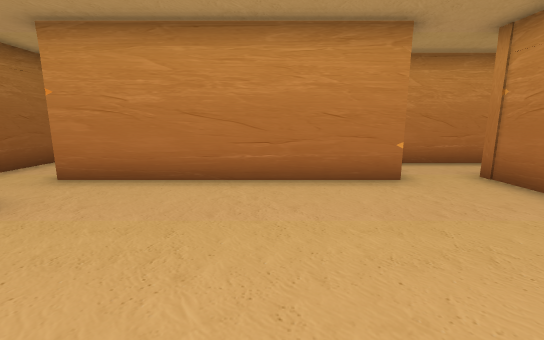
view 1 (above)

24 first-person views from a walk through a 3-D level made in the Unity game engine. The camera is 1.2 m above the floor, tilts 10° down and sees 90° across. The floor is counted in squares, 1 m on a side. Each view is taken from the middle of a square. On the plan, view 1 faces up. The plan holds only what a view shows up to about 13 squares ahead; the rest is blank. The player is left out.

view 2
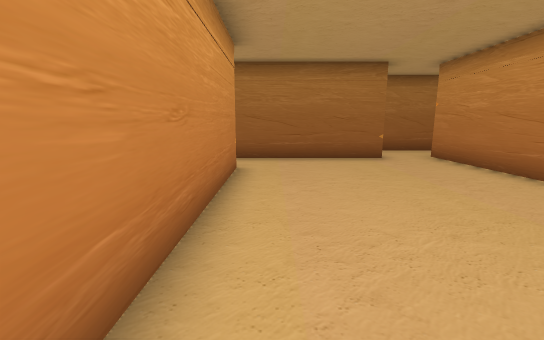

view 3
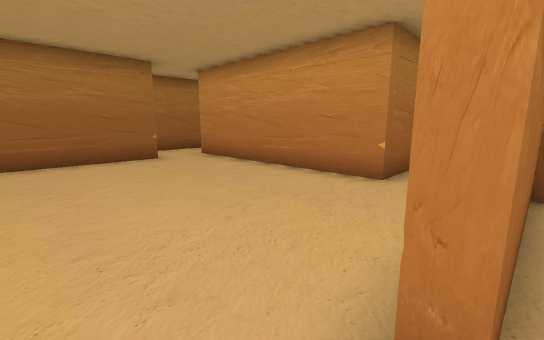

view 4
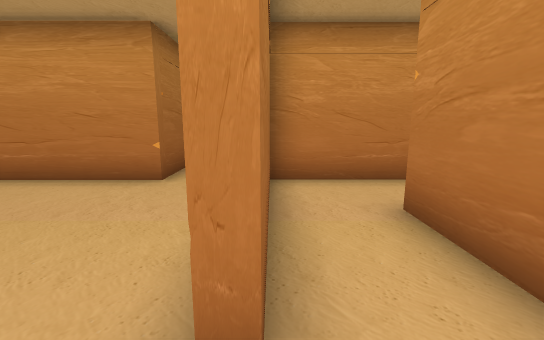

view 5
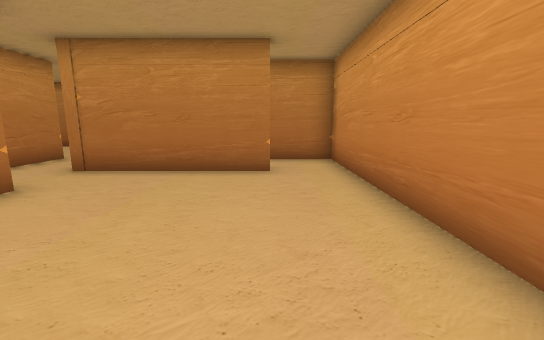

view 6
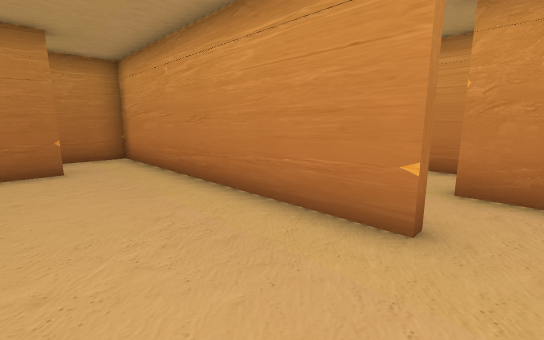

view 7
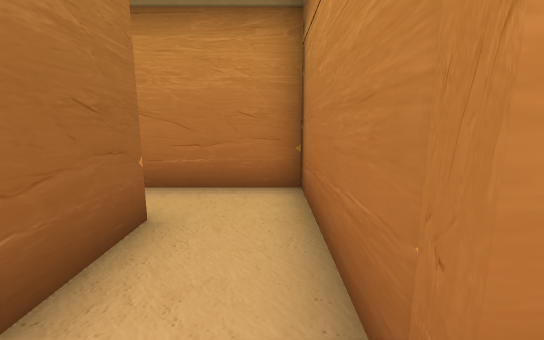

view 8
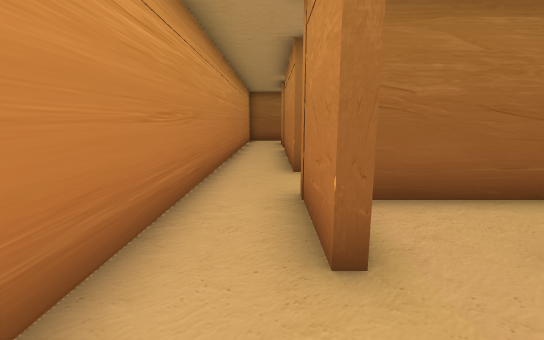

view 9
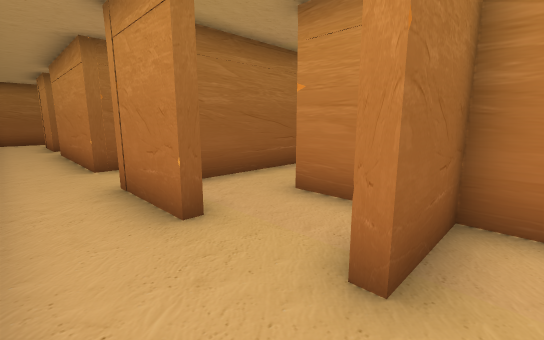

view 10
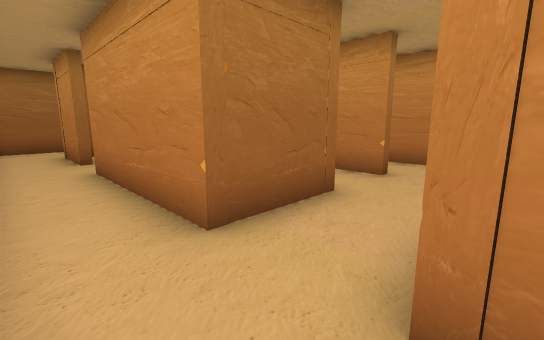

view 11
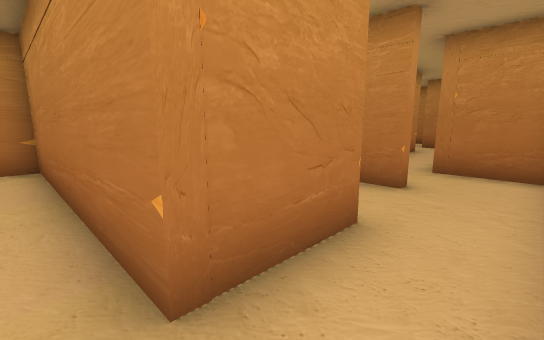

view 12
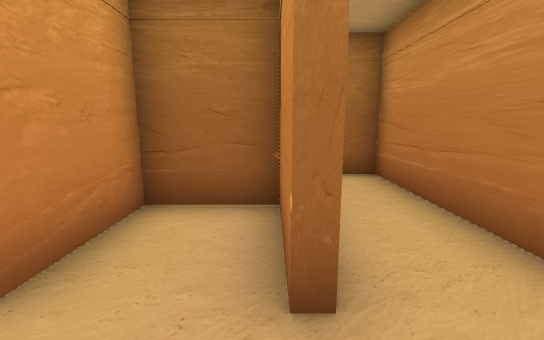

view 13
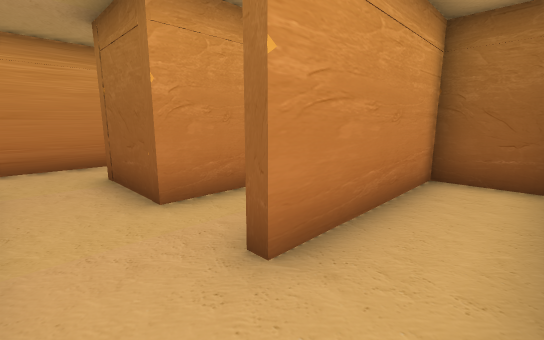

view 14
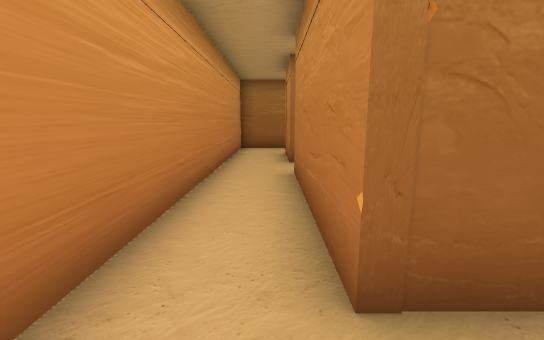

view 15
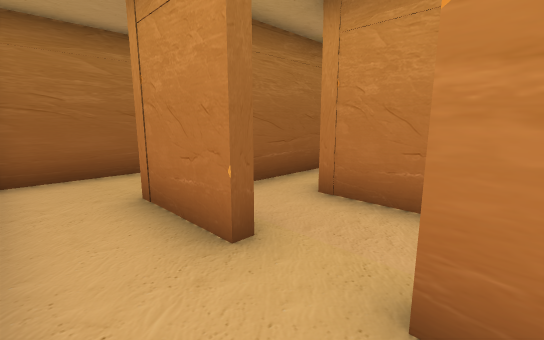

view 16
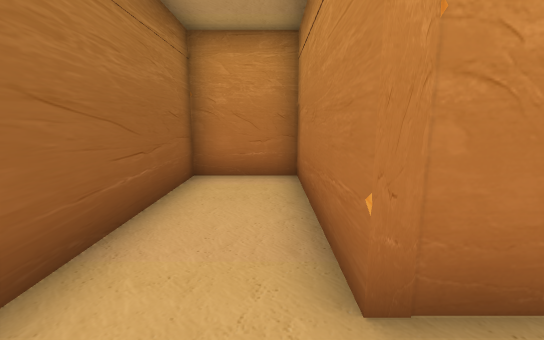

view 17
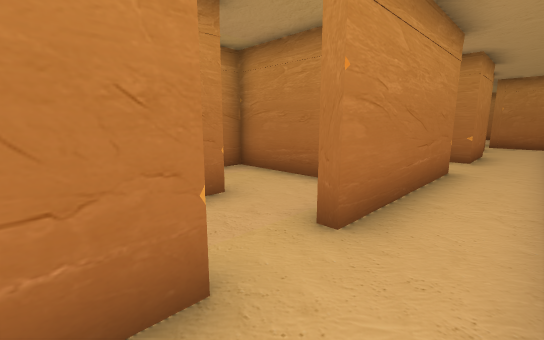

view 18
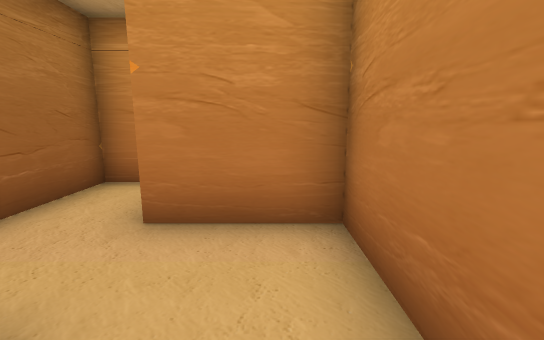

view 19
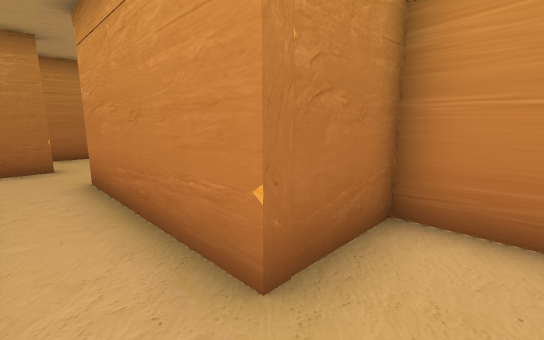

view 20
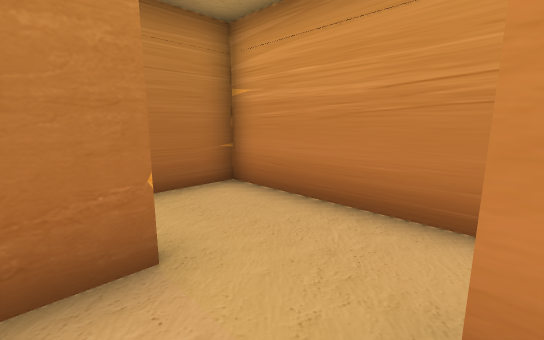

view 21
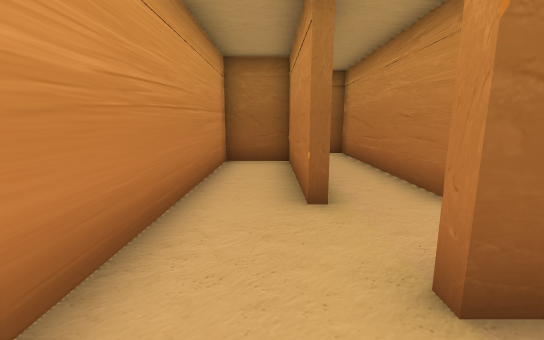

view 22
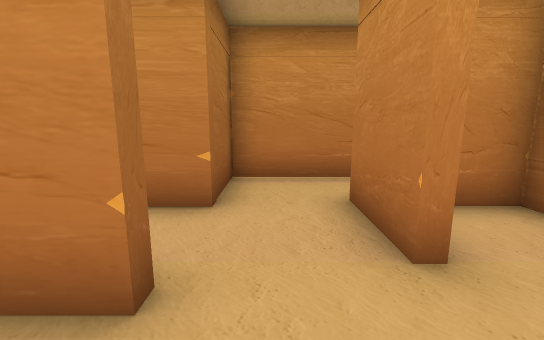

view 23
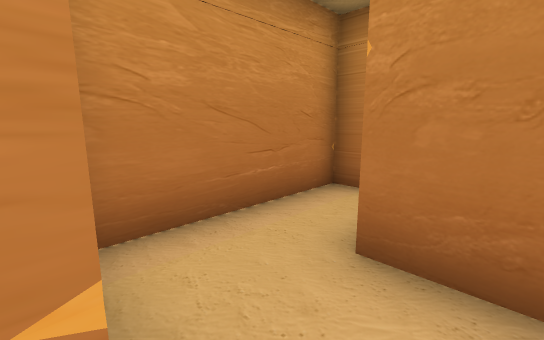

view 24
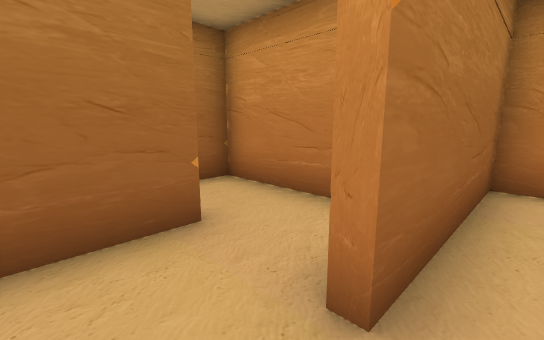

### Floor plan
Points are (right, up) in squares from view 1. A wall is a line through its corners. A room is listed if a view was taken in it or the views show most of it. See-through windows are left out.
Room 1 (views 1, 5, 6)
walls: (-4.1, 3.8) (-4.1, -0.4); (-2.2, -0.9) (4.5, -0.9); (2.7, 7.2) (2.7, 5.6) (-4.5, 5.6); (4.7, 1) (4.7, 6)
ways out: opening at (5, 0.5) to room 2; opening at (-4, 5) to room 3; opening at (-3, -1) to room 5; opening at (4, 6)
Room 2 (views 2, 3, 4)
walls: (4.5, -0.9) (6.8, -0.9) (6.8, 3.8); (5, 3.4) (5, 1)
ways out: opening at (5, 0.5) to room 1; opening at (6, 2.5) to room 15
Room 3 (view 7)
walls: (-6.6, 8.2) (-6.6, 4.6); (-4.5, 5.6) (-4.5, 9.9) (-7.4, 9.9)
ways out: opening at (-4, 5) to room 1; opening at (-7, 9)
Room 4 (views 8, 9)
walls: (2.3, -5.5) (2.3, -3.2)
ways out: opening at (0, -4.5) to room 5; opening at (1, -3) to room 10
Room 5 (view 10)
walls: (-3.1, -3.2) (-2, -3.2) (-2, -3.5) (-4.5, -3.5); (-0.9, -1.2) (-2.3, -1.2); (0.1, -3.4) (0.1, -2.4); (-4.1, -0.4) (-4.1, -3.6); (-4.5, -5.4) (-1, -5.4)
ways out: opening at (-3, -1) to room 1; opening at (0, -4.5) to room 4; opening at (-3.5, -4.5) to room 6
Room 6 (views 11, 12, 14, 15)
walls: (-4.5, -3.5) (-4.5, 1.4); (-6.6, 1.4) (-6.6, 1) (-8.9, 1) (-8.9, -0.9) (-6.6, -0.9) (-6.6, -3.5) (-11.5, -3.5); (-13.6, -5.4) (-4.5, -5.4)
ways out: opening at (-3.5, -4.5) to room 5; opening at (-5.5, 1) to room 7; opening at (-14.5, -4.5) to room 8; opening at (-12.5, -3) to room 9
Room 7 (view 13)
walls: (-4.5, 1.4) (-4.5, 3.4) (-11.2, 3.4) (-11.2, 1.4) (-6.6, 1.4)
ways out: opening at (-5.5, 1) to room 6
Room 8 (views 16, 17)
walls: (-13, -3.5) (-15.4, -3.5) (-15.4, 1) (-17.8, 1) (-17.8, -5.4) (-13.6, -5.4)
ways out: opening at (-14.5, -4.5) to room 6
Room 9 (view 18)
walls: (-11.3, -1.2) (-13.8, -1.2); (-9.1, -1.6) (-9.1, -0.4); (-15.1, 1) (-15.1, -2.9)
ways out: opening at (-12.5, -3) to room 6; opening at (-10.5, -1)
Room 10 (views 19, 20, 23)
walls: (2.3, -3.2) (7.2, -3.2); (7.1, -1.2) (0.4, -1.2) (0.4, -3.2)
ways out: opening at (1, -3) to room 4; opening at (8, -2) to room 11
Room 11 (views 21, 22)
walls: (7.2, -3.5) (2.7, -3.5) (2.7, -5.5); (9.4, -2.4) (9.4, -2.8) (9.2, -2.8) (9.2, -0.9); (11.6, -1.2) (10.6, -1.2); (0.9, -5.4) (11.6, -5.4) (11.6, -3)
ways out: opening at (8, -2) to room 10; opening at (8, -1) to room 14
Room 12 (view 24)
walls: (10.1, 8) (9.4, 8) (9.4, 3.4)
ways out: opening at (9, 2.5) to room 13
Room 13 (no view inside)
walls: (7.1, 3.7) (7.1, 1.9); (9.4, 3.4) (9, 3.4); (7.9, 5.6) (6.5, 5.6)
ways out: opening at (9, 2.5) to room 12; opening at (7, 4.5) to room 15
Room 14 (no view inside)
walls: (11.6, 0.2) (11.6, 1) (7.1, 1) (7.1, -1.2)
ways out: opening at (8, -1) to room 11
Room 15 (no view inside)
walls: (6.5, 5.6) (5, 5.6) (5, 3.4)
ways out: opening at (6, 2.5) to room 2; opening at (7, 4.5) to room 13

Where each view was taken, in squares from view 1:
view 1: 0 up, 0 right, facing up
view 2: 0 up, 5 right, facing left
view 3: 0 up, 5 right, facing up-left
view 4: 0 up, 5 right, facing up
view 5: 1 up, 2 left, facing right
view 6: 2 up, 3 left, facing down-right
view 7: 5 up, 5 left, facing up
view 8: 4 down, 0 right, facing left
view 9: 5 down, 1 right, facing up-left
view 10: 5 down, 4 left, facing up-left
view 11: 5 down, 5 left, facing up-right
view 12: 1 up, 5 left, facing left
view 13: 3 up, 5 left, facing down-left
view 14: 4 down, 5 left, facing left
view 15: 5 down, 11 left, facing up-left
view 16: 5 down, 16 left, facing up
view 17: 5 down, 14 left, facing up-right
view 18: 2 down, 10 left, facing up
view 19: 2 down, 1 right, facing down-right
view 20: 2 down, 7 right, facing down-right
view 21: 4 down, 11 right, facing left
view 22: 5 down, 8 right, facing up
view 23: 2 down, 7 right, facing up-right
view 24: 2 up, 10 right, facing up-left
